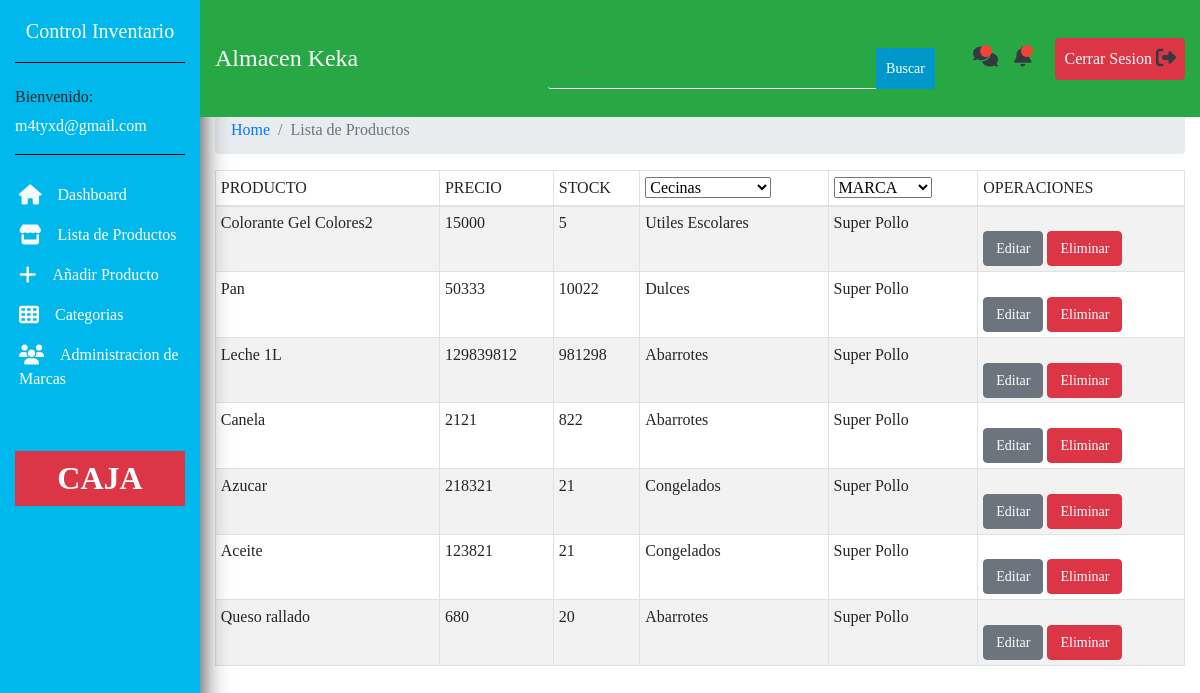
Screenshot of /buscar_productos.php (signed in) with the database file from the repository.
### tables this page shows
CREATE TABLE IF NOT EXISTS `productos` (
  `id_producto` int(250) NOT NULL AUTO_INCREMENT,
  `nombre` varchar(500) NOT NULL,
  `precio` int(250) NOT NULL,
  `stock` int(250) NOT NULL,
  `cod_categoria` int(250) NOT NULL,
  `cod_marca` int(10) NOT NULL,
  PRIMARY KEY (`id_producto`),
  KEY `cod_categoria` (`cod_categoria`),
  KEY `cod_marca` (`cod_marca`) USING BTREE,
  CONSTRAINT `FK_productos_marcas` FOREIGN KEY (`cod_marca`) REFERENCES `marcas` (`id_marca`),
  CONSTRAINT `productos_ibfk_1` FOREIGN KEY (`cod_categoria`) REFERENCES `categorias` (`id_categoria`)
);

CREATE TABLE IF NOT EXISTS `categorias` (
  `id_categoria` int(250) NOT NULL AUTO_INCREMENT,
  `nombre_categoria` varchar(500) NOT NULL,
  PRIMARY KEY (`id_categoria`)
);

CREATE TABLE IF NOT EXISTS `marcas` (
  `id_marca` int(15) NOT NULL AUTO_INCREMENT,
  `nombre_marca` varchar(50) NOT NULL,
  PRIMARY KEY (`id_marca`)
);

### buscar_productos.php (the view, shortened to what this page needs)
<?php
include("conexion.php");
include("includes/header.php");
?>
<section>
<?php
  $busqueda = strtolower($_REQUEST['busqueda']);
?>
        <div class="container-fluid">
            <div class="row">
                <div class="col-xl-10 col-lg-9 col-md-8 mt-5 ml-auto">
                <nav aria-label="breadcrumb">
                        <ol class="breadcrumb">
                        <li class="breadcrumb-item"><a href="#">Home</a></li>
                        <li class="breadcrumb-item active" aria-current="page">Lista de Productos</li>
                        </ol>
                    </nav>
                <table class="table table-striped table-hover table-bordered table-sm bg-white">
        <thead>
          <tr>
            <td>PRODUCTO</td>
            <td>PRECIO</td>
            <td>STOCK</td>
	<td>
  <?php
      $cat=0;
      $query_categorias = mysqli_query($link,"select * from categorias");
      $result_categorias = mysqli_num_rows($query_categorias);
      ?>
      <select name="categorias" id="search_categorias" class="select_location">
                  <?php
                  if($result_categorias > 0){
                    while($categoria = mysqli_fetch_array($query_categorias)) {
                      if($cat == $categoria['id_categoria'])
                      {
                      ?>
                      <option value="<?php echo $categoria["id_categoria"]; ?>" selected
                      id="<?php echo $categoria["id_categoria"] ?>"> <?php echo $categoria["nombre_categoria"]; ?> </option>
                      <?php
                      }else{
                        ?>
                        <option value="<?php echo $categoria["id_categoria"]; ?>"
                      id="<?php echo $categoria["id_categoria"] ?>"> <?php echo $categoria["nombre_categoria"]; ?> </option>
                      <?php
                      }
                    }
                  }
                  ?>
      </select>
  </td>
  <td>
      <select name="marcas" id="search_marcas" class="select_location">
      <option selected>MARCA</option>
      </select>
  </td>
            <td>OPERACIONES</td>
          </tr>
        </thead>
        <?php
$consulta="SELECT * FROM productos WHERE nombre LIKE '%$busqueda%' OR id_producto LIKE '%$busqueda%'";
$resultado = $link->query($consulta);
?>
        <tbody>
        <?php
        while($mostrar=$resultado->fetch_assoc()){
        ?>
          <tr>
            <td><?php echo $mostrar['nombre'] ?></td>
            <td><?php echo $mostrar['precio'] ?></td>
            <td><?php echo $mostrar['stock'] ?></td>
<td>
<?php $cat = $mostrar['cod_categoria'];
$var=mysqli_query($link,"SELECT * from categorias where id_categoria=$cat");
$ext = $var->fetch_array();
echo $ext['nombre_categoria'];
?>
</td>
<td>
<?php $mar = $mostrar['cod_marca'];
$var2=mysqli_query($link,"SELECT * from marcas where id_marca=$mar");
$ext2 = $var2->fetch_array();
echo $ext2['nombre_marca'];
?>
</td>
            <td>
              <a href="editar.php?id_producto='<?php echo $mostrar['id_producto']?>'" class="btn btn-secondary">Editar</a>
              <a href="eliminar.php?id_producto='<?php echo $mostrar['id_producto']?>'" class="btn btn-danger btn-delete" data-toggle="modal" data-target="#eliminarProducto">Eliminar</a>
            </td>
          </tr>
        <?php
        }
        ?>
        </tbody>
      </table>
                </div>
            </div>
        </div>
    </section>
<?php include("includes/footer.php");
?>

### assets/style.css (style rules this page uses)
body { font-family: 'Tahoma'!important; background-color: white; }
.btn { font-size: 14px; margin-top:20px; }

### rows the page displays
productos: nombre "Colorante Gel Colores2", precio "15000", stock "5", cod_categoria.nombre_categoria "Utiles Escolares", cod_marca.nombre_marca "Super Pollo"
productos: nombre "Pan", precio "50333", stock "10022", cod_categoria.nombre_categoria "Dulces", cod_marca.nombre_marca "Super Pollo"
productos: nombre "Leche 1L", precio "129839812", stock "981298", cod_categoria.nombre_categoria "Abarrotes", cod_marca.nombre_marca "Super Pollo"
productos: nombre "Canela", precio "2121", stock "822", cod_categoria.nombre_categoria "Abarrotes", cod_marca.nombre_marca "Super Pollo"
productos: nombre "Azucar", precio "218321", stock "21", cod_categoria.nombre_categoria "Congelados", cod_marca.nombre_marca "Super Pollo"
productos: nombre "Aceite", precio "123821", stock "21", cod_categoria.nombre_categoria "Congelados", cod_marca.nombre_marca "Super Pollo"
productos: nombre "Queso rallado", precio "680", stock "20", cod_categoria.nombre_categoria "Abarrotes", cod_marca.nombre_marca "Super Pollo"

### other values shown
$_SESSION['email'] "m4tyxd@gmail.com"
form field categorias "Cecinas"
